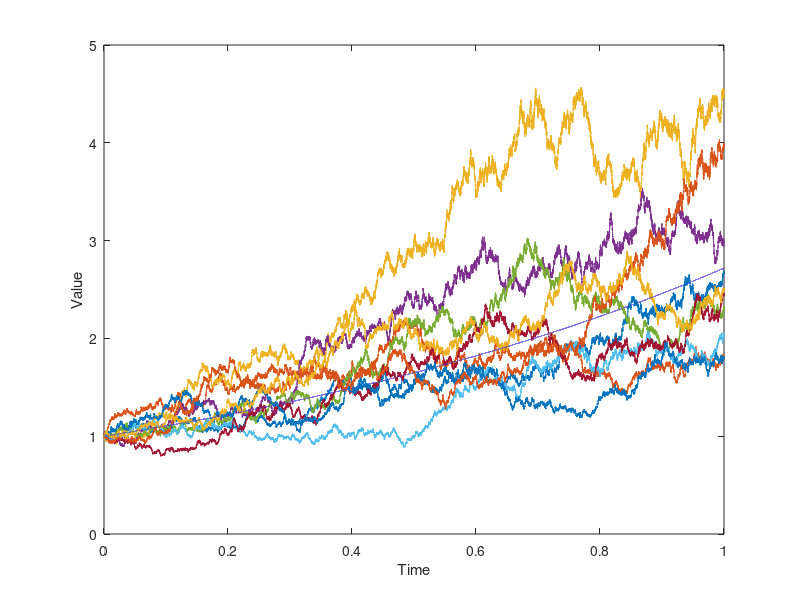

The MATLAB script that drew this image:
%Function generates 10 sample paths of an geometric Brownian motion with
%drift

function[]= ex43a
t=1;
N=10^5;
M=10;
c=1;
sigma=0.5;
x = [zeros(1,M);sqrt(t/N)*cumsum(randn(N,M))];
drift=c*repmat((0:t/N:t)',1,M);
x=sigma*x+drift;
x=exp(x);
plot(0:t/N:1,[x,exp(drift(:,1))])
xlabel('Time')
ylabel('Value')

